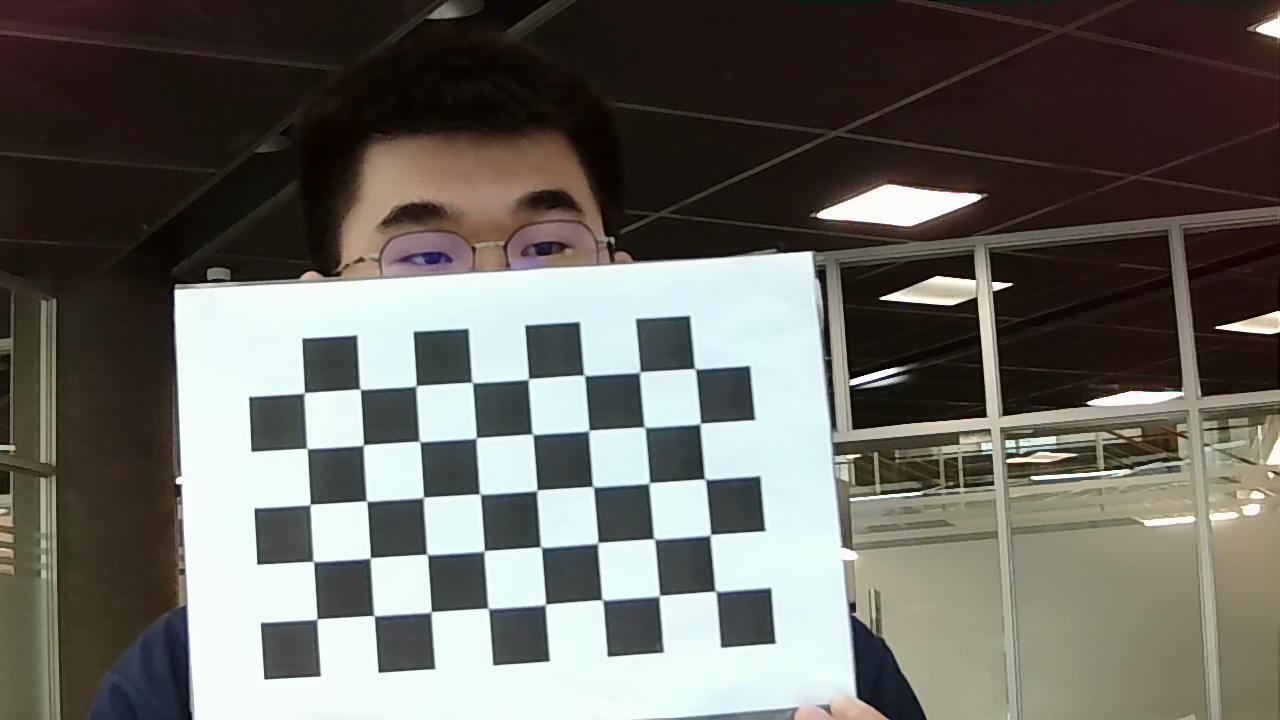
//> input picture 图像处理与机器视觉/homework/algorithm&openmp/left_0.jpg, 1280 x 720 px
$ ./main   (built with g++ and OpenCV 4)
//> lines starting //> are read from the running program, lines starting //| are printed output that depends on the picture
/*
 *  main.cpp
 *  stereo_camera
 *
 *  Created by pp,yy on 1/6/22.
 *  Copyright 2022 Argus Corp. All rights reserved.
 *
 */

#include "sgbm.h"
#include "val.h"
#include "d_type.h"
#include "sad_ssd_ncc.h"

#include "opencv2/calib3d/calib3d.hpp"
#include "opencv2/imgproc.hpp"
#include "opencv2/imgcodecs.hpp"
#include "opencv2/highgui.hpp"
#include "opencv2/core/utility.hpp"

#include <stdio.h>
#include <sstream>
#include <iostream>

using namespace cv;
using namespace std;


int main(int argc, char** argv)
{

	// ---init ��ʼ����������
	std::string img1_filename = "../left_0.jpg";
	std::string img2_filename = "../right_0.jpg";
	std::string dispg_filename = "../disp.pgm";
	std::string disparity_filename = "../disparity.png";

	const int color_display = 1;
	const int block_size = 3;		//block_size����Ϊ����
	const int min_disparity = 0;	//��С�Ӳ�
	const int max_disparity = 128;	//����Ӳ�
	const int radio = 4;			//΢��ϵ��
	enum { STEREO_SAD = 0, STEREO_SSD = 1, STEREO_NCC = 2, STEREO_SGBM = 3 };
	int alg = STEREO_SGBM;

	// input -- read in grayscale
	Mat img1 = imread(img1_filename, IMREAD_GRAYSCALE);
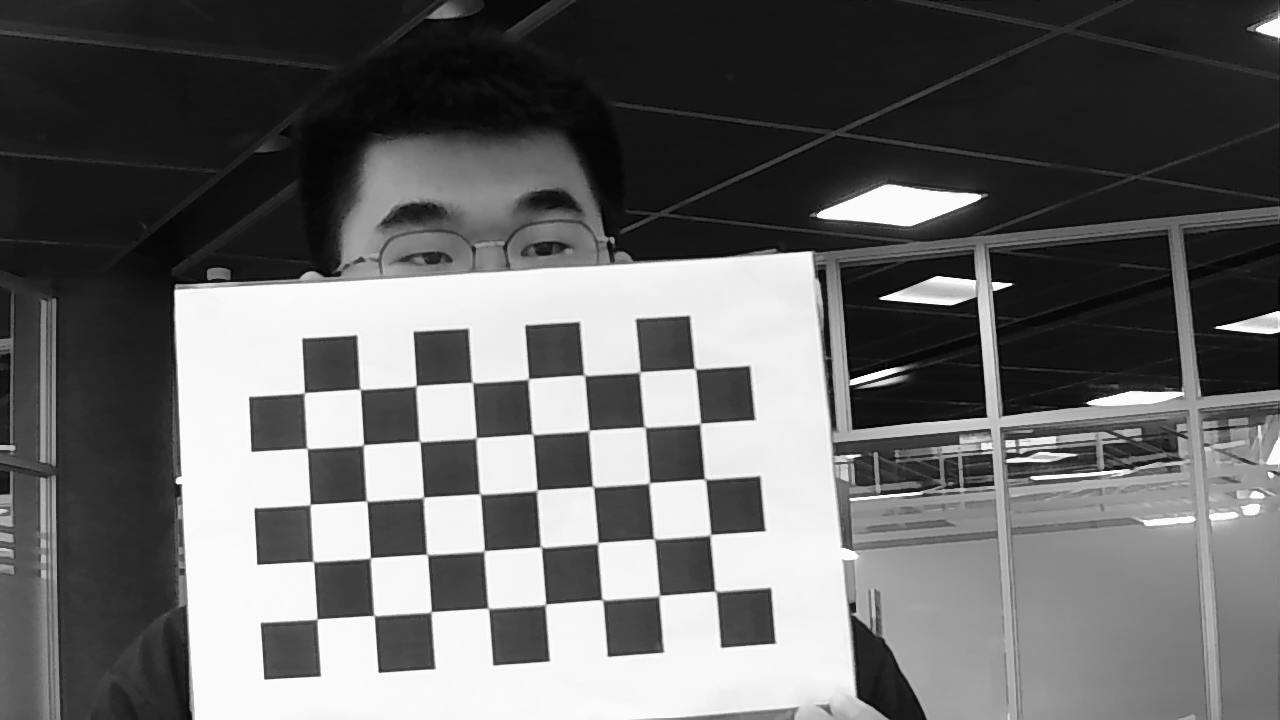
//> img1: 720 rows x 1280 cols, CV_8UC1; min 0, max 255, mean 104
	Mat img2 = imread(img2_filename, IMREAD_GRAYSCALE);
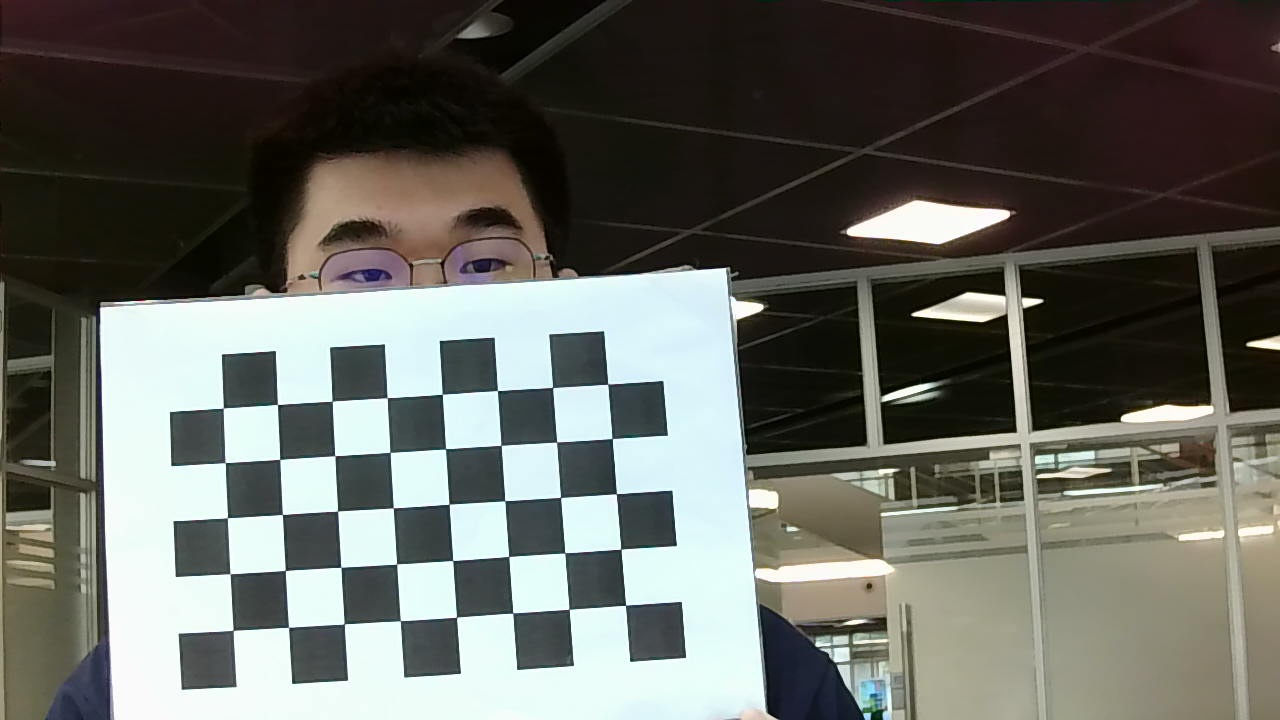
//> input picture 图像处理与机器视觉/homework/algorithm&openmp/right_0.jpg, 1280 x 720 px
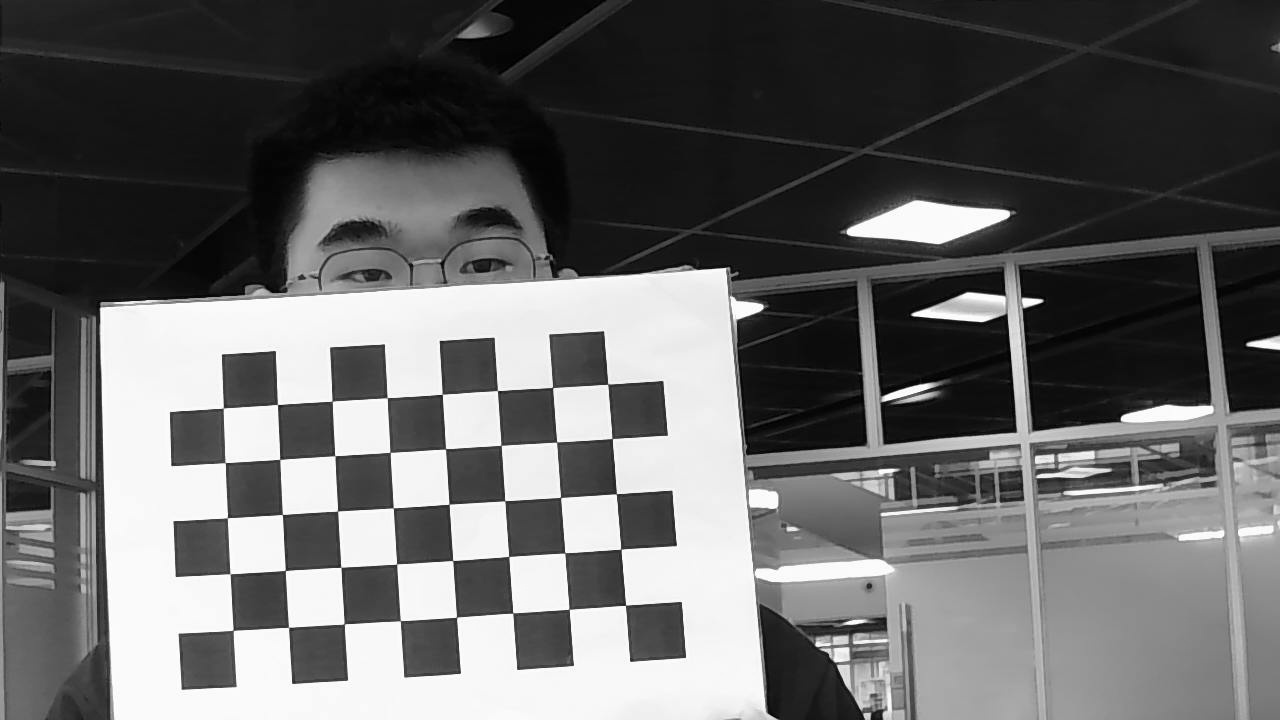
//> img2: 720 rows x 1280 cols, CV_8UC1; min 0, max 255, mean 101.6

	if (img1.empty() || img2.empty())
	{
		printf("error: could not load the input image file\n");
		return -1;
	}
	if (img1.rows != img2.rows || img1.cols != img2.cols)
	{
		printf("error: img sizes don't match\n");
		return -1;
	}
	if (alg < 0)
	{
		printf("error: Unknown stereo algorithm\n\n");
		return -1;
	}
	if (block_size % 2 == 0) {
		printf("block_size ����Ϊ����\n");
		return -1;
	}

	// --- �Ӳ�ƥ�䣬ѡ���㷨
	Mat disp = Mat::zeros(img1.rows, img2.cols, CV_32F);

//> (the run ends here: the program needs code that is not available in this run, at `const uint32 width = static_cast<uint32>(img1.cols);`)
